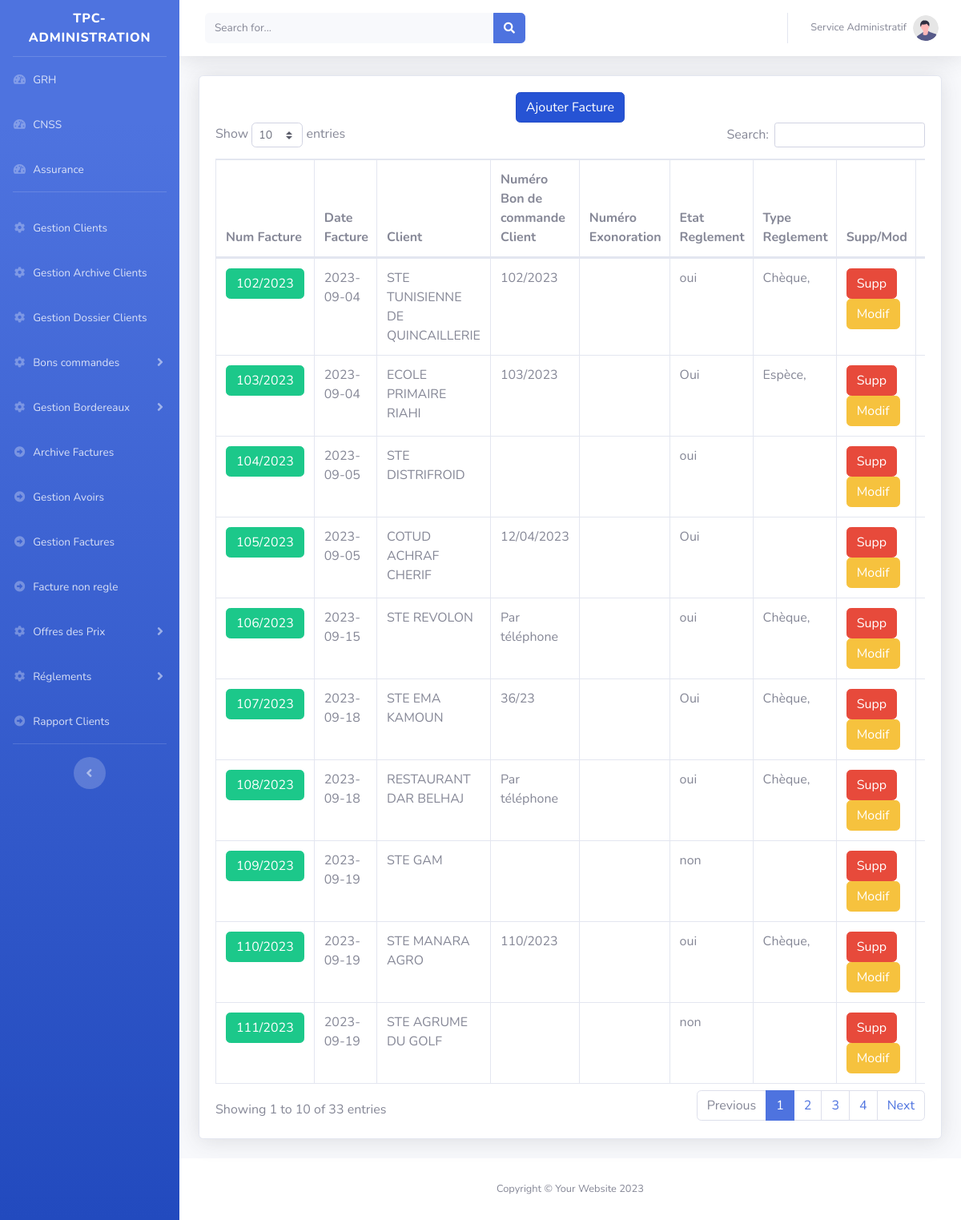
The page /tpc/main.php?Factures on the database its author committed.
### tables this page shows
CREATE TABLE `facture` (
  `id` int(11) NOT NULL,
  `num_fact` varchar(10) DEFAULT NULL,
  `client` int(11) DEFAULT NULL,
  `numboncommande` varchar(200) DEFAULT NULL,
  `date` text DEFAULT NULL,
  `reglement` varchar(250) DEFAULT NULL
);

CREATE TABLE `clients` (
  `id` int(11) NOT NULL,
  `type_client` varchar(200) DEFAULT NULL,
  `convention` varchar(100) DEFAULT NULL,
  `pieceConvention` varchar(250) DEFAULT NULL,
  `nom_client` varchar(200) DEFAULT NULL,
  `code_client` varchar(11) DEFAULT NULL,
  `adresse` text DEFAULT NULL,
  `matriculeFiscale` varchar(100) DEFAULT NULL,
  `exonoration` varchar(100) DEFAULT NULL,
  `pieceExonoration` varchar(200) DEFAULT NULL,
  `tel` varchar(200) DEFAULT NULL,
  `email` varchar(200) DEFAULT NULL,
  `numexonoration` varchar(250) DEFAULT NULL,
  `ValiditeExonoration` varchar(250) DEFAULT NULL
);

CREATE TABLE `reglement` (
  `id_reglement` int(11) NOT NULL,
  `client` int(11) DEFAULT NULL,
  `num_fact` varchar(100) DEFAULT NULL,
  `prix_ttc` varchar(100) DEFAULT NULL,
  `etat_reglement` varchar(20) DEFAULT NULL,
  `num_cheque` varchar(50) DEFAULT NULL,
  `date_cheque` varchar(50) DEFAULT NULL,
  `retenue_date` varchar(50) DEFAULT NULL,
  `TypeReglement` varchar(250) DEFAULT NULL,
  `montant` varchar(250) DEFAULT NULL,
  `dateReglement` varchar(250) DEFAULT NULL,
  `pieceRs` varchar(250) DEFAULT NULL
);

### tpc/class/connexion.db.php (called while the page is built)
<?php
function connexion(): PDO {
    $host = getenv('DB_HOST') ?: '127.0.0.1';
    $port = getenv('DB_PORT') ?: 3306;
    $db   = getenv('DB_NAME') ?: 'tpc';
    $user = getenv('DB_USER') ?: 'root';
    $pass = getenv('DB_PASSWORD') !== false ? getenv('DB_PASSWORD') : '';
    $dsn = "mysql:host=$host;port=$port;dbname=$db;charset=utf8mb4";
    $opts = [
        PDO::ATTR_ERRMODE            => PDO::ERRMODE_EXCEPTION,
        PDO::ATTR_DEFAULT_FETCH_MODE => PDO::FETCH_ASSOC,
        PDO::ATTR_EMULATE_PREPARES   => false,
    ];
    return new PDO($dsn, $user, $pass, $opts);
}

### tpc/class/Factures.class.php (called while the page is built, shortened)
<?php
include_once 'connexion.db.php';
class Factures {
    private $cnx;
    public function __construct() { $this->cnx = connexion(); }
    public function AfficherFactures() {
        $sql = "SELECT f.*, clt.nom_client, clt.adresse, clt.numexonoration FROM facture AS f, clients AS clt WHERE f.client = clt.id ORDER BY f.date DESC";
        $req = $this->cnx->query($sql);
        return $req->fetchAll();
    }
    public function GetReglementByFacture($facture) {
        if (is_scalar($facture) && preg_match('/^\d+$/', (string)$facture)) {
            $st = $this->cnx->prepare("SELECT * FROM reglement WHERE id_reglement = :id LIMIT 1");
            $st->execute([':id' => $facture]);
        } else {
            $st = $this->cnx->prepare("SELECT * FROM reglement WHERE num_fact = :num LIMIT 1");
            $st->execute([':num' => $facture]);
        }
        return $st->fetch();
    }
    public function GetBonCommandeByFacture($facture) {
        $st = $this->cnx->prepare("SELECT numboncommande FROM facture WHERE num_fact = :f LIMIT 1");
        $st->execute([':f' => $facture]);
        return $st->fetch();
    }
    public function getTypeFacture($facture) {
        $st = $this->cnx->prepare("SELECT prixForfitaire FROM facture_projets WHERE facture = :f");
        $st->execute([':f' => $facture]);
        return $st->fetchAll();
    }
}
if (!isset($facture) || !($facture instanceof Factures)) {
    $facture = new Factures();
}

### tpc/pages/Factures/Afficher.php (the view, shortened to what this page needs)
<?php
include 'class/Factures.class.php';
$factures=$facture->AfficherFactures();
 ?>
                    <div class="card shadow mb-4">
                       <div style="width:100%;text-align:center" class="col-12">
                            <a href="?Factures&Add" class="btn btn-primary active " style="position:relative; top:20px;"  >Ajouter Facture</a>
							</div>
                        <div class="card-body">
                            <div class="table-responsive">
                                <table class="table table-bordered" id="dataTable" width="100%" cellspacing="0">
                                    <thead>
                                        <tr>
											<th >Num Facture</th>
											<th >Date Facture</th>
											<th >Client</th>
                                            <th >Numéro Bon de commande Client</th>
											<th >Numéro Exonoration</th>
                                             <th >Etat Reglement</th>
											    <th >Type Reglement</th>
											<th >Supp/Mod</th>
											<th >Imprimer</th>
                                        </tr>
                                    </thead>
                                    <tbody>
									<?php if(!empty($factures)){
										foreach($factures as $key){
										$reglementFacture=$facture->GetReglementByFacture($key['num_fact']);
										$bonCommandeFacture=$facture->GetBonCommandeByFacture($key['num_fact']);
				@$verifTypeFacture=$facture->getTypeFacture($key['num_fact']);
                 $typeFacture=null;
                foreach($verifTypeFacture as $f){
					if(!empty($f['prixForfitaire'])){ $typeFacture='forfitaire'; break;}
					else {$typeFacture='non forfitaire';  break;}
				}
											?>
											 <tr>
												<td>
												<a href="?Factures&Projets=<?=$key['num_fact']?>" class="btn btn-success"><?=$key['num_fact']?></a>
												</td>
												 <td><?=$key['date']?></td>
												<td><?=$key['nom_client']?></td>
												<td>
												<?php if(empty($bonCommandeFacture)){
													echo 'Pas de Bon de commande ';
												}
												else {
													?>
                    <?= htmlspecialchars($bonCommandeFacture['numboncommande'] ?? '') ?>
												<?php } ?>
												</td>
                    <td><?= htmlspecialchars($key['numexonoration'] ?? '') ?></td>
												<td>
												<?php if(empty($reglementFacture)){
													echo 'Pas de reglement ';
												}
												else {
													?>
												<?=$reglementFacture['etat_reglement']?>
												<?php } ?></td>
												<td>
												<?php if(empty($reglementFacture)){
													echo 'Pas de reglement ';
												}
												else {
													$reglementTypes=explode(',',$reglementFacture['TypeReglement']);
													for($i=0;$i<count($reglementTypes);$i++){
												if(!empty($reglementTypes[$i])){
													?>
												<?=$reglementTypes[$i].','?>
													<?php }} }?>
												</td>
												  <td>
												  <button type="button" class="btn btn-danger" data-bs-toggle="modal" data-bs-target="#ModalSupprimerFacture<?=$key['num_fact']?>">Supp</button>
												    <?php if($typeFacture=='forfitaire'){?>
												    <button type="button" class="btn btn-warning" data-bs-toggle="modal" data-bs-target="#ModalUpdateFacture<?=$key['num_fact']?>">Modif</button>
												  <?php } else {?>
												  <button type="button" class="btn btn-warning" data-bs-toggle="modal" data-bs-target="#ModalUpdateFacture<?=$key['num_fact']?>">Modif</button>
												  <?php } ?>
												   </td>
												   <td>
												   <a href="./pages/Factures/ModeleFacture.php?facture=<?=$key['num_fact']?>">Imprimer</a></td>
											 </tr>
									<?php }}?>
									 </tbody>
                                </table>
                            </div>
                        </div>
                    </div>

### rows shown on the page
facture: num_fact "109/2023", date "2023-09-19", client.nom_client "STE GAM", reglement.etat_reglement "non"
facture: num_fact "111/2023", date "2023-09-19", client.nom_client "STE AGRUME DU GOLF", reglement.etat_reglement "non"
facture: num_fact "110/2023", date "2023-09-19", client.nom_client "STE MANARA AGRO", numboncommande "110/2023", reglement.etat_reglement "oui"
reglement: TypeReglement "Chèque"
facture: num_fact "107/2023", date "2023-09-18", client.nom_client "STE EMA KAMOUN", numboncommande "36/23", reglement.etat_reglement "Oui"
reglement: TypeReglement "Chèque"
facture: num_fact "108/2023", date "2023-09-18", client.nom_client "RESTAURANT DAR BELHAJ", numboncommande "Par téléphone", reglement.etat_reglement "oui"
reglement: TypeReglement "Chèque"
facture: num_fact "106/2023", date "2023-09-15", client.nom_client "STE REVOLON", numboncommande "Par téléphone", reglement.etat_reglement "oui"
reglement: TypeReglement "Chèque"
facture: num_fact "104/2023", date "2023-09-05", client.nom_client "STE DISTRIFROID", reglement.etat_reglement "oui"
facture: num_fact "105/2023", date "2023-09-05", client.nom_client "COTUD ACHRAF CHERIF", numboncommande "12/04/2023", reglement.etat_reglement "Oui"
facture: num_fact "102/2023", date "2023-09-04", client.nom_client "STE TUNISIENNE DE QUINCAILLERIE", numboncommande "102/2023", reglement.etat_reglement "oui"
reglement: TypeReglement "Chèque"
facture: num_fact "103/2023", date "2023-09-04", client.nom_client "ECOLE PRIMAIRE RIAHI", numboncommande "103/2023", reglement.etat_reglement "Oui"
reglement: TypeReglement "Espèce"
